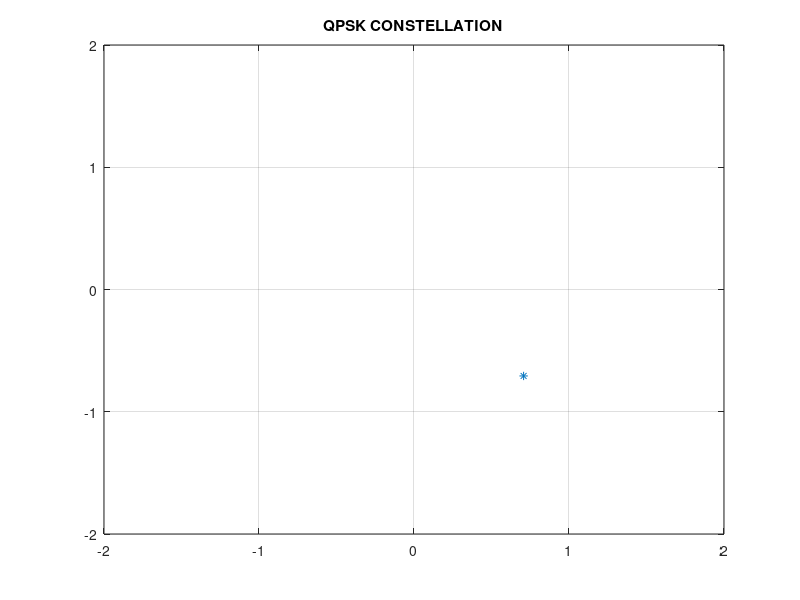

Here is the MATLAB script that generated this plot:
clc;
clear all;
x=input('enter the data for comstellation: ');
a=length(x);
j=1;
while (j<(a+1))
    if(x(j)==00)
        y=exp(1i*0.25*pi);
    elseif(x(j)==01)
        y=exp(1i*0.75*pi);
    elseif (x(j)==10)
        y=exp(1i*-0.75*pi);
    else
        y=exp(1i*-0.25*pi);         
    end
    plot(y,'*');
    hold on;
    grid on;
    axis([-2,2,-2,2]);
    j=j+1;
end
title('QPSK CONSTELLATION');